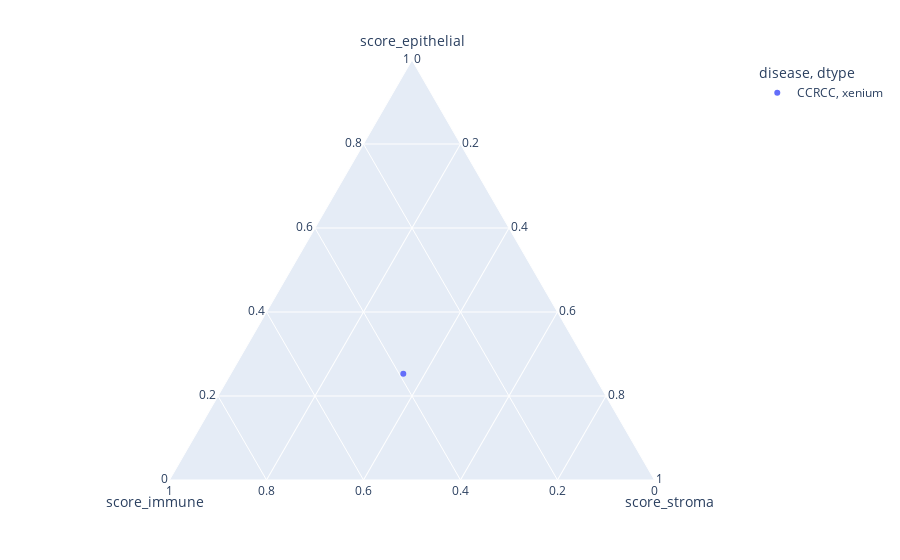

Notebook code cell kept with this figure:
### Code cell
fig = px.scatter_ternary(df.iloc[:1], a="score_epithelial", b="score_immune", c="score_stroma",
                         color='disease', symbol='dtype')
fig

### Figure 1 — Plotly figure (JSON) as saved in the notebook; plotly's stock layout.template omitted (floating-point values rounded to 4 significant figures)
{"data": [{"a": [-0.1869], "b": [-0.2894], "c": [-0.2629], "hovertemplate": "disease=CCRCC<br>dtype=xenium<br>score_epithelial=%{a}<br>score_immune=%{b}<br>score_stroma=%{c}<extra></extra>", "legendgroup": "CCRCC, xenium", "marker": {"color": "#636efa", "symbol": "circle"}, "mode": "markers", "name": "CCRCC, xenium", "showlegend": true, "subplot": "ternary", "type": "scatterternary"}], "layout": {"legend": {"title": {"text": "disease, dtype"}, "tracegroupgap": 0}, "margin": {"t": 60}, "ternary": {"aaxis": {"title": {"text": "score_epithelial"}}, "baxis": {"title": {"text": "score_immune"}}, "caxis": {"title": {"text": "score_stroma"}}, "domain": {"x": [0, 1], "y": [0, 1]}}}}
